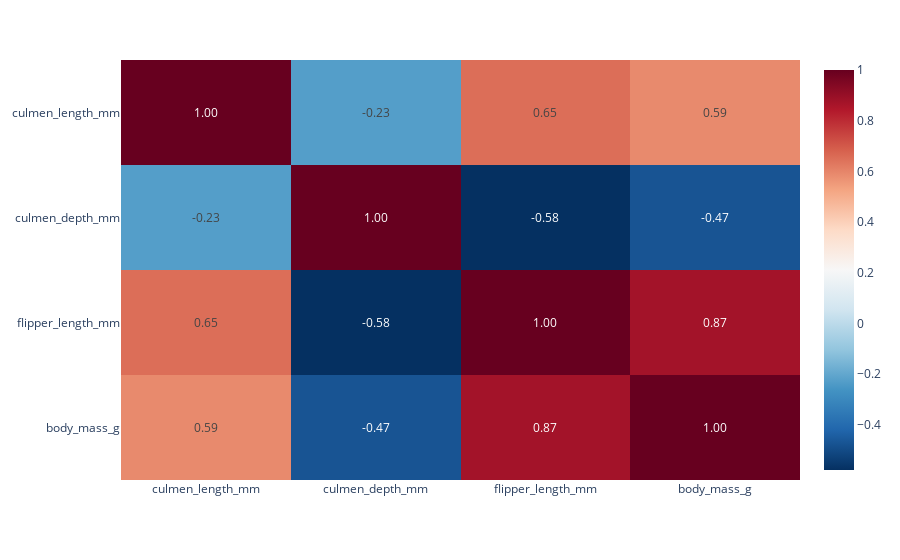

Here is the notebook cell this chart was saved with:
### Code cell
import plotly.express as px

numeric_df = df.select_dtypes(include=['number'])
corr_matrix = numeric_df.corr()

fig = px.imshow(corr_matrix, text_auto='.2f', aspect="auto", color_continuous_scale='RdBu_r')
fig.show()

### Figure 1 — Plotly figure (JSON) as saved in the notebook; plotly's stock layout.template omitted (floating-point values rounded to 4 significant figures)
{"data": [{"coloraxis": "coloraxis", "hovertemplate": "x: %{x}<br>y: %{y}<br>color: %{z}<extra></extra>", "name": "0", "texttemplate": "%{z:.2f}", "type": "heatmap", "x": ["culmen_length_mm", "culmen_depth_mm", "flipper_length_mm", "body_mass_g"], "xaxis": "x", "y": ["culmen_length_mm", "culmen_depth_mm", "flipper_length_mm", "body_mass_g"], "yaxis": "y", "z": [[1, -0.2286, 0.6521, 0.5891], [-0.2286, 1, -0.5787, -0.473], [0.6521, -0.5787, 1, 0.8732], [0.5891, -0.473, 0.8732, 1]]}], "layout": {"coloraxis": {"colorscale": [[0, "rgb(5,48,97)"], [0.1, "rgb(33,102,172)"], [0.2, "rgb(67,147,195)"], [0.3, "rgb(146,197,222)"], [0.4, "rgb(209,229,240)"], [0.5, "rgb(247,247,247)"], [0.6, "rgb(253,219,199)"], [0.7, "rgb(244,165,130)"], [0.8, "rgb(214,96,77)"], [0.9, "rgb(178,24,43)"], [1, "rgb(103,0,31)"]]}, "margin": {"t": 60}, "xaxis": {"anchor": "y", "domain": [0, 1]}, "yaxis": {"anchor": "x", "autorange": "reversed", "domain": [0, 1]}}}
